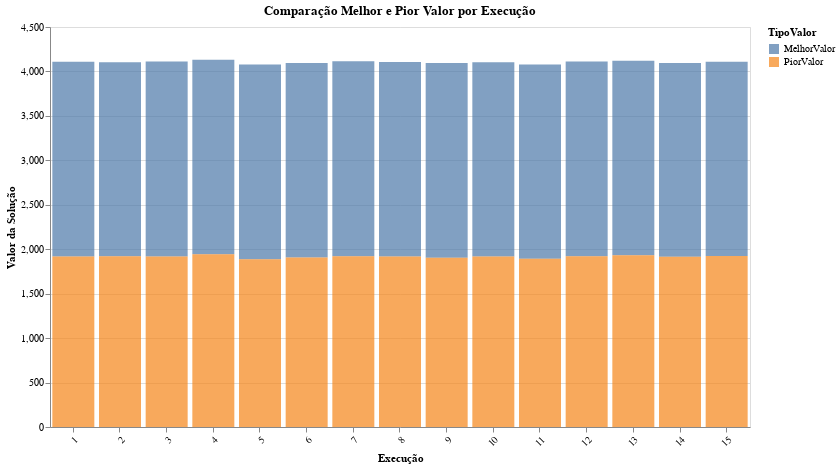

Notebook code for this chart:
### Code cell
df = pd.read_csv("resultados_aco.csv")

# Selecionar só colunas existentes para o gráfico
df_long = df.melt(id_vars=['Execucao'], value_vars=['MelhorValor', 'PiorValor'],
                  var_name='TipoValor', value_name='Valor')

chart = alt.Chart(df_long).mark_bar(opacity=0.7).encode(
    x=alt.X('Execucao:N', title='Execução', axis=alt.Axis(labelAngle=-45)),
    y=alt.Y('Valor:Q', title='Valor da Solução'),
    color='TipoValor:N'
).properties(
    width=700,
    height=400,
    title='Comparação Melhor e Pior Valor por Execução'
)

chart.show()

### Figure 1 — Vega-Lite specification as saved in the notebook (floating-point values rounded to 4 significant figures)
{"config": {"view": {"continuousWidth": 300, "continuousHeight": 300}}, "data": {"name": "data-77bbd3282d71ecbe215ce8cd64f1984d"}, "mark": {"type": "bar", "opacity": 0.7}, "encoding": {"color": {"field": "TipoValor", "type": "nominal"}, "x": {"axis": {"labelAngle": -45}, "field": "Execucao", "title": "Execução", "type": "nominal"}, "y": {"field": "Valor", "title": "Valor da Solução", "type": "quantitative"}}, "height": 400, "title": "Comparação Melhor e Pior Valor por Execução", "width": 700, "$schema": "https://vega.github.io/schema/vega-lite/v5.20.1.json", "datasets": {"data-77bbd3282d71ecbe215ce8cd64f1984d": [{"Execucao": 1, "TipoValor": "MelhorValor", "Valor": 2193}, {"Execucao": 2, "TipoValor": "MelhorValor", "Valor": 2183}, {"Execucao": 3, "TipoValor": "MelhorValor", "Valor": 2193}, {"Execucao": 4, "TipoValor": "MelhorValor", "Valor": 2189}, {"Execucao": 5, "TipoValor": "MelhorValor", "Valor": 2190}, {"Execucao": 6, "TipoValor": "MelhorValor", "Valor": 2189}, {"Execucao": 7, "TipoValor": "MelhorValor", "Valor": 2192}, {"Execucao": 8, "TipoValor": "MelhorValor", "Valor": 2189}, {"Execucao": 9, "TipoValor": "MelhorValor", "Valor": 2191}, {"Execucao": 10, "TipoValor": "MelhorValor", "Valor": 2185}, {"Execucao": 11, "TipoValor": "MelhorValor", "Valor": 2186}, {"Execucao": 12, "TipoValor": "MelhorValor", "Valor": 2191}, {"Execucao": 13, "TipoValor": "MelhorValor", "Valor": 2189}, {"Execucao": 14, "TipoValor": "MelhorValor", "Valor": 2180}, {"Execucao": 15, "TipoValor": "MelhorValor", "Valor": 2183}, {"Execucao": 1, "TipoValor": "PiorValor", "Valor": 1917}, {"Execucao": 2, "TipoValor": "PiorValor", "Valor": 1921}, {"Execucao": 3, "TipoValor": "PiorValor", "Valor": 1919}, {"Execucao": 4, "TipoValor": "PiorValor", "Valor": 1943}, {"Execucao": 5, "TipoValor": "PiorValor", "Valor": 1887}, {"Execucao": 6, "TipoValor": "PiorValor", "Valor": 1906}, {"Execucao": 7, "TipoValor": "PiorValor", "Valor": 1922}, {"Execucao": 8, "TipoValor": "PiorValor", "Valor": 1917}, {"Execucao": 9, "TipoValor": "PiorValor", "Valor": 1903}, {"Execucao": 10, "TipoValor": "PiorValor", "Valor": 1918}, {"Execucao": 11, "TipoValor": "PiorValor", "Valor": 1892}, {"Execucao": 12, "TipoValor": "PiorValor", "Valor": 1921}, {"Execucao": 13, "TipoValor": "PiorValor", "Valor": 1931}, {"Execucao": 14, "TipoValor": "PiorValor", "Valor": 1915}, {"Execucao": 15, "TipoValor": "PiorValor", "Valor": 1925}]}}
